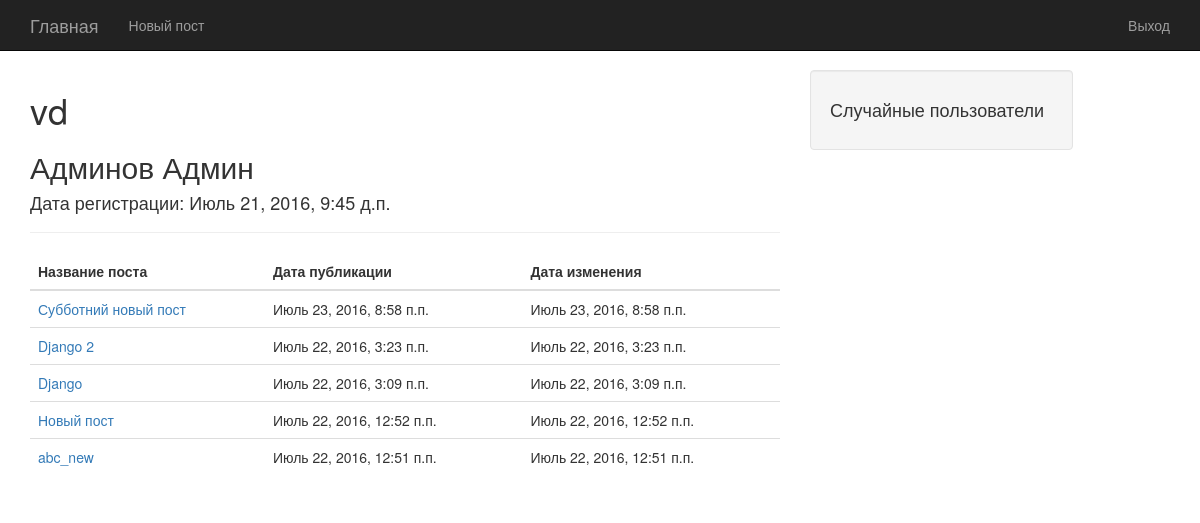
The page /user1/ (signed in) on the database as committed earlier.
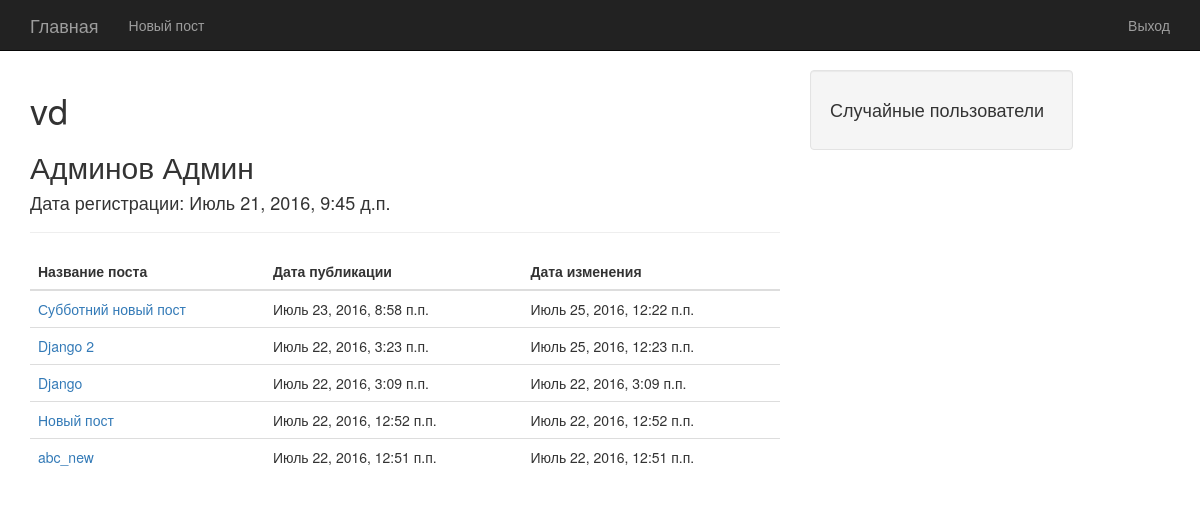
The same page on the database as committed later.
### posts/models.py (models this page shows, shortened)
class Post(models.Model):
    title = models.CharField(max_length=150)
    content = models.TextField()
    image = models.ImageField(upload_to='images', blank=True)
    video = models.URLField(blank=True)
    created = models.DateTimeField(auto_now=False, auto_now_add=True)
    updated = models.DateTimeField(auto_now=True, auto_now_add=False)
    author = models.ForeignKey(User)
    class Meta:
        ordering = ['-created']
    def get_absolute_url(self):
        return reverse("post_detail", kwargs={"id": self.id})

### posts/views.py (the view)
# urls.py: url(r'^user(?P<id>\d+)/$', user_detail),
def user_detail(request, id=None):
    if not request.user.is_authenticated():
        return redirect('/login')
    user = get_object_or_404(User, id=id)
    posts = Post.objects.filter(author_id=id)
    context = {"user": user, "posts": posts}
    return render(request, "user.html", context)

### templates/user.html
{% extends "base.html" %}
{% block content %}
<h1>{{ user.username }}</h1>
    <h2>{{ user.last_name }} {{ user.first_name }}</h2>
    <h4>Дата регистрации: {{ user.date_joined }}</h4>
    <hr>
    {% if posts %}
    <div class="table">
        <table class="table table-hover ">
            <thead>
            <tr>
                <th class="header"> Название поста</th>
                <th class="header"> Дата публикации </th>
                <th class="header"> Дата изменения </th>
            </tr>
            </thead>
            <tbody>
            {% for post in posts %}
                <tr>
                    <td><a href="{{ post.get_absolute_url }}">{{ post.title }}</a></td>
                    <td>{{ post.created }}</td>
                    <td>{{ post.updated }}</td>
                </tr>
            {%  endfor %}
            </tbody>
        </table>
    </div>
    {% endif %}
{% endblock content %}

Rows that differ between the two databases and show on the page:
changed Post "Субботний новый пост": updated "Июль 23, 2016, 8:58 п.п." → "Июль 25, 2016, 12:22 п.п."
changed Post "Django 2": updated "Июль 22, 2016, 3:23 п.п." → "Июль 25, 2016, 12:23 п.п."
